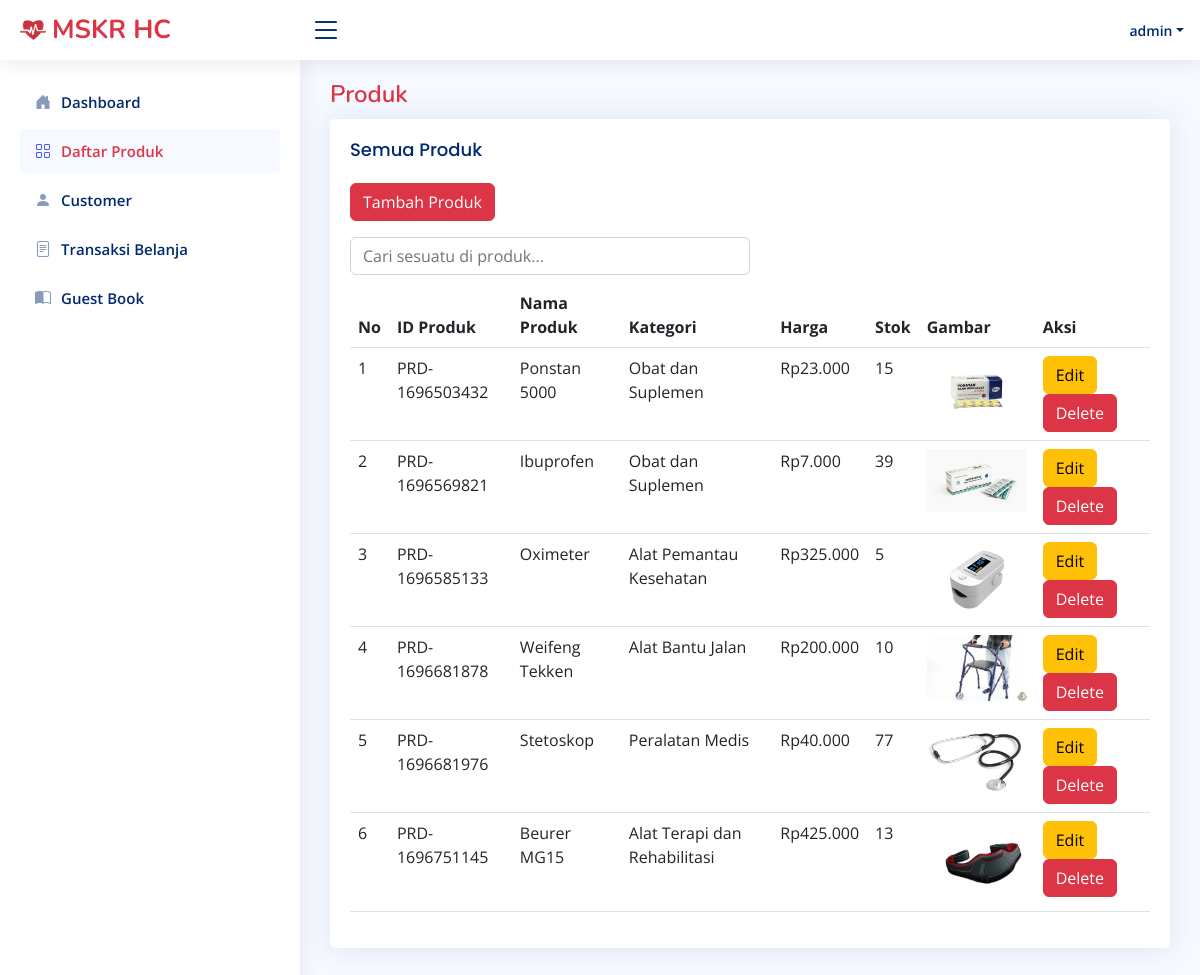
Page /Admin/produkAdmin.php (signed in) on the committed database.
### tables this page shows
CREATE TABLE `produk` (
  `idProduk` varchar(255) NOT NULL,
  `namaProduk` varchar(255) NOT NULL,
  `kategoriProduk` varchar(255) NOT NULL,
  `hargaProduk` int(11) NOT NULL,
  `stokProduk` int(11) NOT NULL,
  `gambarProduk` varchar(255) NOT NULL
);

### connect.php (called while the page is built, shortened)
<?php
$connect = mysqli_connect("localhost", "root", "", "onlineshop");
function query($query){
    global $connect;
    $result = mysqli_query($connect, $query);
    $rows = [];
    while ($row = mysqli_fetch_assoc($result)){
        $rows[] = $row;
    }
    return $rows;
}
?>

### Admin/produkAdmin.php (the view, shortened to what this page needs)
<?php
require 'template/headerAdmin.php';
require 'template/sidebarAdmin.php';
$allProduk = query("SELECT * FROM produk");
?>
<main id="main" class="main">
    <div class="pagetitle ">
      <h1 class="text-danger">Produk</h1>
    </div>
    <section class="section">
      <div class="row">
        <div class="">
          <div class="card">
            <div class="card-body">
              <h5 class="card-title">Semua Produk</h5>
                <a href="tambahProduk.php" class="btn btn-danger mb-2">Tambah Produk</a><br>
                <div class="col-md-6 mt-2 mb-2">
                  <input type="text" placeholder="Cari sesuatu di produk..." class="form-control" id="searchingTable">
                </div>
              <table class="table">
                <thead>
                  <tr>
                    <th scope="col">No</th>
                    <th scope="col">ID Produk</th>
                    <th scope="col">Nama Produk</th>
                    <th scope="col">Kategori</th>
                    <th scope="col">Harga</th>
                    <th scope="col">Stok</th>
                    <th scope="col">Gambar</th>
                    <th scope="col">Aksi</th>
                  </tr>
                </thead>
                <tbody>
                    <?php $i = 1; ?>
                    <?php foreach($allProduk as $produk) : ?>
                    <tr>
                        <td><?= $i; ?></td>
                        <td><?= $produk["idProduk"]; ?></td>
                        <td><?= $produk["namaProduk"]; ?></td>
                        <td><?= $produk["kategoriProduk"]; ?></td>
                        <td>Rp<?= number_format($produk["hargaProduk"], 0, ',', '.'); ?></td>
                        <td><?= $produk["stokProduk"]; ?></td>
                        <td><img src="../img/<?= $produk["gambarProduk"]; ?>" width="100px"></td>
                        <td>
                            <a href="editProduk.php?id=<?= $produk["idProduk"]; ?>" class="btn btn-warning">Edit</a>
                            <a href="deleteProduk.php?id=<?= $produk["idProduk"]; ?>" class="btn btn-danger" onclick="return confirm('Yakin ingin menghapus produk <?= $produk["namaProduk"]; ?>?');">Delete</a>
                        </td>
                    </tr>
                    <?php $i++; ?>
                    <?php endforeach; ?>
                </tbody>
              </table>
            </div>
          </div>
</main>

### assets/css/style.css (style rules this page uses)
:root { scroll-behavior: smooth; }
body { font-family: "Open Sans", sans-serif; background: #f6f9ff; color: #444444; }
a { color: #4154f1; text-decoration: none; }
h1, h2, h3, h4, h5, h6 { font-family: "Nunito", sans-serif; }
#main { margin-top: 60px; padding: 20px 30px; transition: all 0.3s; }
.pagetitle { margin-bottom: 10px; }
.pagetitle h1 { font-size: 24px; margin-bottom: 0; font-weight: 600; color: #012970; }
.card { margin-bottom: 30px; border: none; border-radius: 5px; box-shadow: 0px 0 30px rgba(1, 41, 112, 0.1); }
.card-title { padding: 20px 0 15px 0; font-size: 18px; font-weight: 500; color: #012970; font-family: "Poppins", sans-serif; }
.card-body { padding: 0 20px 20px 20px; }
@media (min-width: 1200px) { #main, #footer { margin-left: 300px; } }

### rows in the picture
produk: idProduk "PRD-1696503432", namaProduk "Ponstan 5000", kategoriProduk "Obat dan Suplemen", hargaProduk "23.000", stokProduk "15", gambarProduk (picture)
produk: idProduk "PRD-1696569821", namaProduk "Ibuprofen", kategoriProduk "Obat dan Suplemen", hargaProduk "7.000", stokProduk "39", gambarProduk (picture)
produk: idProduk "PRD-1696585133", namaProduk "Oximeter", kategoriProduk "Alat Pemantau Kesehatan", hargaProduk "325.000", stokProduk "5", gambarProduk (picture)
produk: idProduk "PRD-1696681878", namaProduk "Weifeng Tekken", kategoriProduk "Alat Bantu Jalan", hargaProduk "200.000", stokProduk "10", gambarProduk (picture)
produk: idProduk "PRD-1696681976", namaProduk "Stetoskop", kategoriProduk "Peralatan Medis", hargaProduk "40.000", stokProduk "77", gambarProduk (picture)
produk: idProduk "PRD-1696751145", namaProduk "Beurer MG15", kategoriProduk "Alat Terapi dan Rehabilitasi", hargaProduk "425.000", stokProduk "13", gambarProduk (picture)

### other values in the picture
$userLogin "admin"
